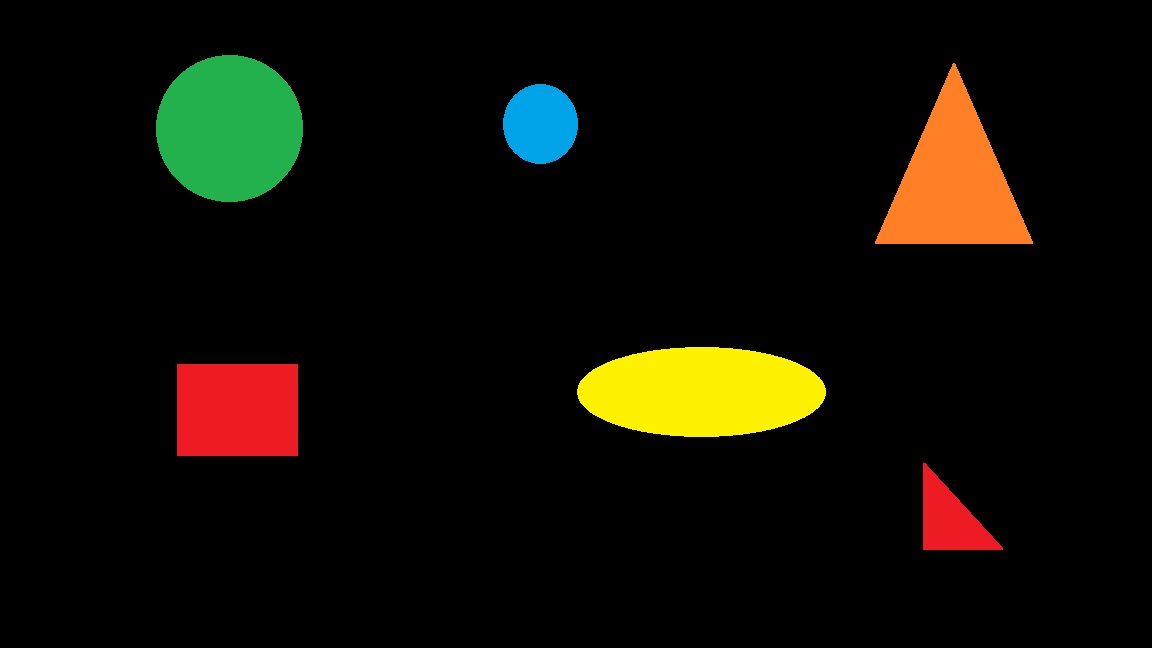
#> input picture shapes.jpg, 1152 x 648 px
$ python q4.py
#> lines starting #> are read from the running program, lines starting #| are printed output that depends on the picture
import cv2
import numpy as np

# [5 lines of commented-out code are left out]

img = cv2.imread('shapes.jpg', cv2.IMREAD_COLOR)
#> img is the input picture: shape (648, 1152, 3); mean B, G, R 4.8, 13.8, 16.5

pixel_vals = img.reshape((-1,3))
pixel_vals = np.float32(pixel_vals)

criteria = (cv2.TERM_CRITERIA_EPS + cv2.TERM_CRITERIA_MAX_ITER, 100, 0.85)
k=5
retval, labels, centers = cv2.kmeans(pixel_vals, k, None, criteria, 10, cv2.KMEANS_RANDOM_CENTERS)
#> retval = 86042158.1; centers = [[38.25, 77.44, 243.9], [3.07, 241.6, 253.5], [0.0532, 0.0481, 0.121], [77.49, 176.4, 35.85], [229.8, 162.1, 2.83]]

centers = np.uint8(centers)
#> centers = [[38, 77, 243], [3, 241, 253], [0, 0, 0], [77, 176, 35], [229, 162, 2]]
segmented_data = centers[labels.flatten()]
segmented_image = segmented_data.reshape((img.shape))
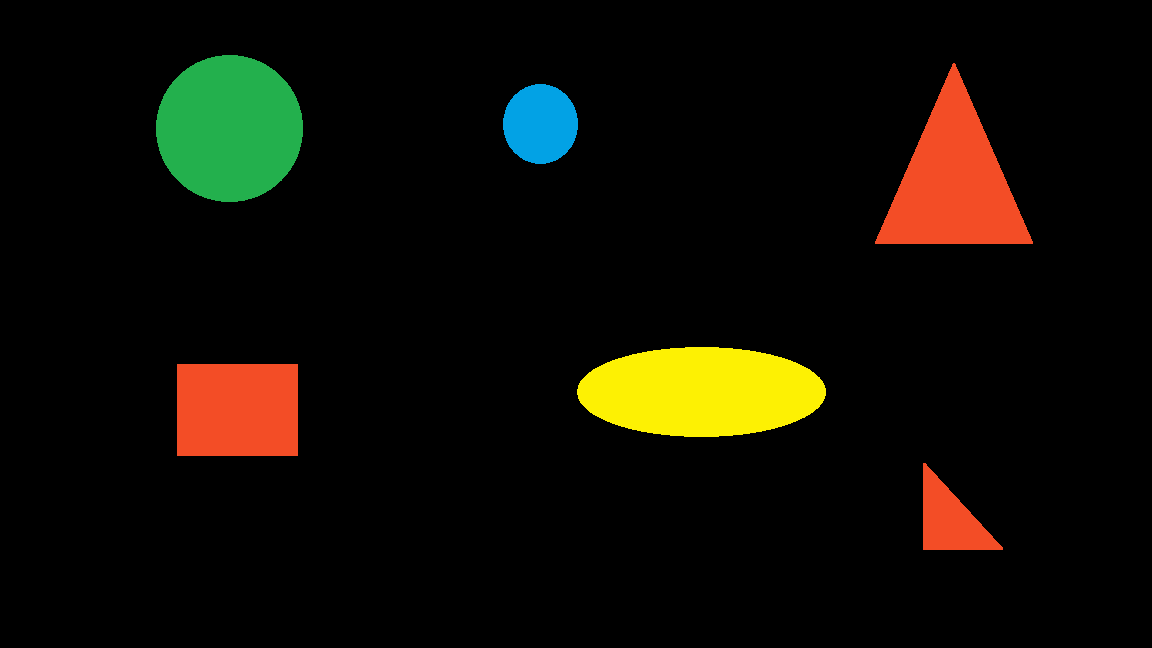
#> segmented_image: shape (648, 1152, 3); mean B, G, R 4.8, 13.7, 16.4

cv2.imshow('',img)
cv2.waitKey(0)
cv2.destroyAllWindows()
